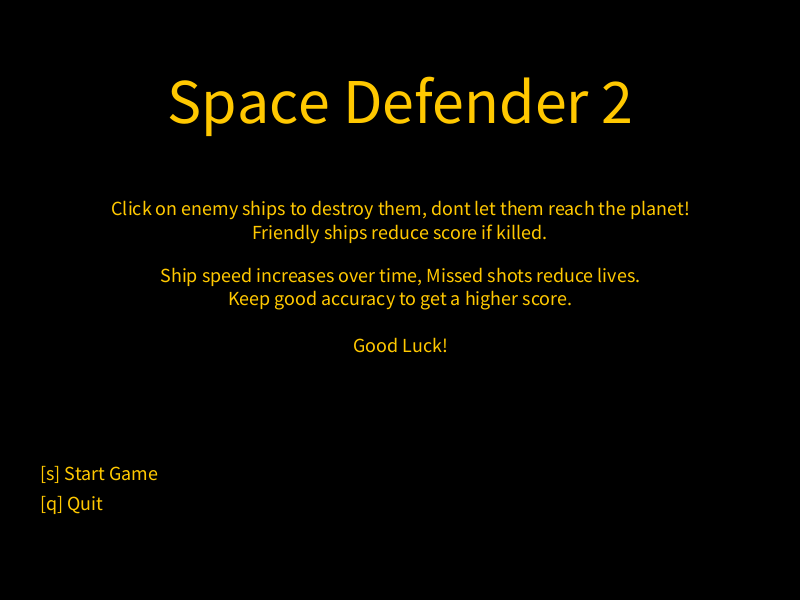
Frame 1 (no input)
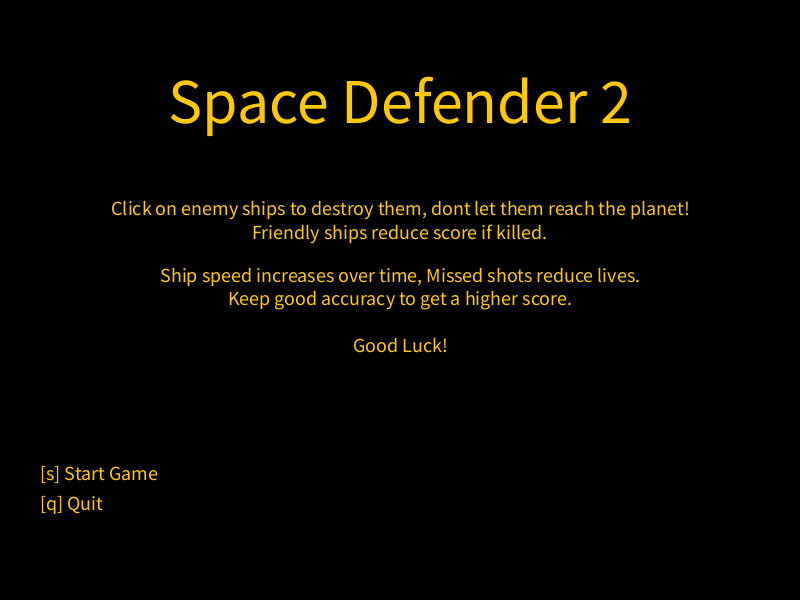
Frame 60 (the mouse pressed at the canvas centre just before this capture)
Frame 120 (the mouse held since frame 60 and released just before this capture): identical to frame 60, image omitted

The Processing sketch that drew these frames (run headless with seeded random() and noise(); from frame 60 on, the mouse is pressed at the canvas centre):

// Processing sketch: Space_Defence_Game_2
// ── Space_Defence_Game_2.pde
// Add 2 more background ships on either side that shoot at targets when they randomly dissapear

// Remake ships as they only face downwards now
// Make menu background

// ===== GAME SETTINGS ===== 
int infoAreaY = 80;
int maxLives = 20;
int targetCount = 5;

// Crosshair
PVector xHairSize = new PVector(3, 20);
int xHairGap = 10;
color xHairColor = color(255);

// Targets
int[] targetKillScoreValues = {4, -1};
int[] targetExpireScoreValues = {-2, 2}; // Point awards when targets die randomly or when touching the planet
int[] targetDamageValues = {-1, 1}; // Friendlies add lives when they make it to the planet
int targetMinLifeTime = 2;
int targetMaxLifeTime = 8;
float targetMinSpeed = 1;
float targetMaxSpeed = 2.5;
PVector[] targetSizeValues = {
  new PVector(40, 60),
  new PVector(50, 70)
};
int friendlySpawnChance = 25;

// ===== BACKGROUND OBJECT SETTINGS =====

// Far Background Ships
int farShipCount = 8;
PVector[] farShipSizes = {
  new PVector(100, 40), // 1 : 2.5 aspect ratio
  new PVector(100, 40)
};
PVector[][] farShipBounds = new PVector[farShipCount][farShipCount];

// Close Background Ships
PVector leftShipSize = new PVector(100, 60);
PVector rightShipSize = new PVector(100, 100);

// Stars
int starCount = 400;
color[] starColorList = {
  color(255, 255, 255),
  color(217, 243, 255),
  color(190, 229, 247),
  color(250, 222, 65),
  color(250, 167, 65),
  color(252, 123, 58),
  color(252, 81, 58),
};

// Moon
int moonSize = 100;
int craterCount = 15;
int craterMaxSize = 20;
int craterMinSize = 10;

// PlyShip
PVector plyShipSize = new PVector(50, 60);

// Station
PVector stationSize = new PVector(70, 40);
PVector stationPos;
boolean lightOn = false;
int lastLightTime = millis();

// Planet
PVector planetSize;
PVector planetPos;

// Menu Background

// ===== CURRENT ROUND VALUES =====

// Game
int gameState = 0; // 0 == start screen, 1 = game screen, 2 = end screen
int millisPassed;
int lastMilli;
PVector centrePos;

// Player
int score;
int kills;
int lives;
float shotsTaken;
float shotsHit;
PVector mousePos = new PVector(); // Make instance here instead of the draw function
PVector plyShipPos;

// Targets
int[] targetTypes = new int[targetCount];
PVector[] targetPositions = new PVector[targetCount];
PVector[] targetVelocities = new PVector[targetCount];
boolean[] targetStates = new boolean[targetCount];
int[] targetSpawnTimes = new int[targetCount];
int[] targetLifeTimes = new int[targetCount];

// Stars
PVector[] starPositions = new PVector[starCount];
float[] starSizes = new float[starCount];
color[] starColors = new color[starCount];

// Moon
PVector moonPos;
PVector[] craterPositions = new PVector[craterCount];
float[] craterSizes = new float[craterCount];

// Far Background Ships
PVector[] farShipPositions = new PVector[farShipCount];

// Close Background Ships
PVector leftShipPos;
PVector rightShipPos;

// ===== PROCESSING FUNCTIONS =====

void setup() {
  noCursor();
  size(800, 600);
  centrePos = new PVector(width * 0.5, height * 0.5 + infoAreaY * 0.5);
  stationPos = new PVector(width * 0.65, height * 0.6);
  moonPos = new PVector(width * 0.5, height * 0.6);
  leftShipPos = new PVector(width * 0.1, height * 0.65);
  rightShipPos = new PVector(width * 0.9, height * 0.65);
  plyShipPos = new PVector(0, height * 0.8);
  planetPos = new PVector(width * 0.5, height * 1.1);
  planetSize = new PVector(width * 2.2, height * 0.5); 
  
  farShipBounds[0] = new PVector[] { // Ships on the left
    new PVector(farShipSizes[0].x * 0.5, infoAreaY + farShipSizes[0].y * 0.5), // Minimum Coords
    new PVector(width * 0.5 - farShipSizes[0].x, height * 0.4 - farShipSizes[0].y * 0.5) // Maximum Coords
  };
  farShipBounds[1] = new PVector[] { // Ships on the right
    new PVector(width * 0.5 + farShipSizes[1].x * 0.5, infoAreaY + farShipSizes[1].y * 0.5),
    new PVector(width - farShipSizes[1].x * 0.5, height * 0.4 - farShipSizes[1].y * 0.5)
  };
}

void draw() {
  background(0);
  
  if (gameState == 2) {
    drawEndScreen();
  }
  
  if (gameState == 0) {
    drawStartScreen();
  }
  
  if (gameState == 1) {
    mousePos.x = mouseX;
    mousePos.y = max(mouseY, infoAreaY);
    plyShipPos.x = constrain(mouseX, plyShipSize.x * 0.5, width - plyShipSize.x * 0.5);
     
    drawStars();
    drawMoon();
    drawPlanet();
    drawSpaceStation();
    drawFarShips();
    drawCloseShips();
    drawPlyShip();
    
    runTargets();
    drawCrosshair();
    drawInfoArea();
    
    millisPassed += millis() - lastMilli;
    lastMilli = millis();
  }
}

void mousePressed() {
 if (gameState == 1) {
    shotsTaken++;
    drawShot(new PVector(plyShipPos.x - plyShipSize.x * 0.35, plyShipPos.y - plyShipSize.y * 0.3), mousePos, color(250, 210, 0));
    drawShot(new PVector(plyShipPos.x + plyShipSize.x * 0.35, plyShipPos.y - plyShipSize.y * 0.3), mousePos, color(250, 210, 0));
    boolean targetHit = false;
    for(int i = 0; i < targetCount; i++) {
      int type = targetTypes[i];
      if (checkCollision(targetPositions[i], targetSizeValues[type], mousePos)) {
        targetHit = true;
        killTarget(i);
      }
    }
    if (targetHit) {
      shotsHit++;  
    } else {
      updateLives(-1);  
    }
  }  
}

void keyPressed() {
 if (gameState == 2) {
    if (key == 'r') { // Start new round from end screen
      newRound();  
    }
    if (key == 'm') {
      gameState = 0; // Return to menu from end screen
    }
    if (key == 'q') { // Quit game from end screen
      exit();
    }
  }
  
  if (gameState == 0) {
    if (key == 'q') { // Quit game from start seceen
      exit();
    }
    if (key == 's') { // Start new round from start screen
      newRound();  
    }
  }
}

// ===== GAME FUNCTIONS =====

void newRound() {
  score = 0;
  kills = 0;
  lives = maxLives;
  shotsTaken = 0;
  shotsHit = 0;
  millisPassed = 0;
  lastMilli = millis();
  generateFarShips();
  generateMoonCraters();
  generateStars();
  gameState = 1;
}

void endRound() {
  gameState = 2;
}

void updateLives(int _lives) {
  //lives = min(maxLives, lives + _lives);
  if (lives <= 0) {
    endRound();  
  }
}

void updateScore(int _score) {
  score += _score;
}

void generateStars() {
  for (int i = 0; i < starCount; i++) {
    starPositions[i] = new PVector((int)random(width), (int)random(infoAreaY, height));
    starColors[i] = starColorList[floor(random(starColorList.length))];
    starSizes[i] = random(1, 3);
  }
}

void generateMoonCraters() {
  for (int i = 0; i < craterCount; i++) {
    float craterSize = random(craterMinSize, craterMaxSize);
    float magnitude = moonSize / random(2, 4) - craterSize * 0.5;
    PVector relativePos = new PVector(random(-1, 1), random(-1, 1)).setMag(magnitude);
    craterPositions[i] = PVector.add(moonPos, relativePos);
    craterSizes[i] = craterSize;
  }
}

void generateFarShips() {
  int lastY = (int)(farShipBounds[0][0].y + random(0, 60));  for(int i = 0; i < farShipCount / 2; i++) {
    farShipPositions[i] = new PVector((int)random(farShipBounds[0][0].x, farShipBounds[0][1].x), lastY);
    lastY += farShipSizes[0].y + (int)random(0, 20);
  }
  
  lastY = (int)(farShipBounds[1][0].y + random(0, 60));
  for(int i = farShipCount / 2; i < farShipCount; i++) {
    farShipPositions[i] = new PVector((int)random(farShipBounds[1][0].x, farShipBounds[1][1].x), lastY);
    lastY += farShipSizes[1].y + (int)random(0, 20); 
  }
}

// Ellipse overlap collision
boolean checkCollision(PVector pos1, PVector size1, PVector pos2, PVector size2) {
  if (abs(pos1.x - pos2.x) < abs((size1.x + size2.x) / 2) && abs(pos1.y - pos2.y) < abs((size1.y + size2.y) / 2)) {
    return true;
  }
  return false;
}

// Rectangular overlap with point
boolean checkCollision(PVector pos, PVector size, PVector point) {
  if (point.x < pos.x - size.x * 0.5 || point.x > pos.x + size.x * 0.5) {
    return false;
  }
  if (point.y < pos.y - size.y * 0.5 || point.y > pos.y + size.y * 0.5) {
    return false;
  }
  return true;
}

boolean randomBool() {
  return boolean((int)random(2));
}

String formatMillis(int millis) {
  int seconds = millis / 1000;
  return nf(seconds / 60, 2, 0) + " : " + nf((seconds % 60), 2, 0) + " : " + nf((millis) % 1000, 3, 0); 
}

int calcAccuracy() {
  if (shotsTaken == 0) {
    return 0;  
  }
  return round(shotsHit / shotsTaken * 100);
}

// ===== TARGET FUNCTIONS =====

void runTargets() {
  for(int i = 0; i < targetCount; i++) {
    int type = targetTypes[i];
    PVector pos = targetPositions[i];
    if (targetStates[i]) {
      target(pos.x, pos.y, type);
      pos.add(targetVelocities[i]);
      
      if (checkCollision(pos, targetSizeValues[type], planetPos, planetSize)) {
        despawnTarget(i);
        updateLives(targetDamageValues[type]);
      }
      
      if (millis() > targetSpawnTimes[i] + targetLifeTimes[i]) {
        drawShot(centrePos, targetPositions[i], color(255, 0, 0));
        despawnTarget(i);
      }
      
    } else {
      spawnTarget(i);
    }
  }
}

void spawnTarget(int index) {
  PVector pos = new PVector();
  
  int type = 0;
  if ((int)random(101) <= friendlySpawnChance) {
    type = 1;
  }
  
  PVector size = targetSizeValues[type];
  
  if (randomBool()) { // Spawn along X
    
    pos.y = infoAreaY + size.y * 0.5;
    pos.x = random(size.x * 0.5, width);
    
  } else { // spawn along Y
    
    if (randomBool()) {
      pos.x = size.x * 0.5; // Spawn on Left
    } else {
      pos.x = width - size.x * 0.5; // Spawn on Right
    }
    pos.y = random(infoAreaY + size.y, height * 0.5 - size.y * 0.5);
  }
  
  targetTypes[index] = type;
  targetPositions[index] = pos;
  targetVelocities[index] = PVector.sub(planetPos, pos).normalize().setMag(random(targetMinSpeed, targetMaxSpeed));
  targetSpawnTimes[index] = millis();
  targetLifeTimes[index] = (int)(random(targetMinLifeTime, targetMaxLifeTime) * 1000);
  targetStates[index] = true;
}

void despawnTarget(int index) { 
  targetStates[index] = false;
}

void killTarget(int index) {
  int type = targetTypes[index];
  if (type == 0) {
    kills++;
  }
  updateScore(targetKillScoreValues[type]);
  despawnTarget(index);
}

// ===== DRAW FUNCTIONS =====

void target(float x, float y, int typeOfTarget) {
  PVector size = targetSizeValues[typeOfTarget];
  noStroke();
  if (typeOfTarget == 0) { // Enemy
    fill(140, 130, 130);
    rect(x - size.x * 0.2, y - size.y * 0.25, size.x * 0.4, size.y * 0.4); // Middle
    fill(180, 0, 0);
    rect(x - size.x * 0.4, y + size.y * 0.1, size.x * 0.1, size.y * 0.3); // left Gun
    rect(x + size.x * 0.3, y + size.y * 0.1, size.x * 0.1, size.y * 0.3); // Right Gun
    fill(80);
    triangle( // Top Left
      x - size.x * 0.5, y - size.y * 0.1,
      x - size.x * 0.2, y - size.y * 0.5,
      x - size.x * 0.2, y - size.y * 0.1
    );
    triangle( // Top Right
      x + size.x * 0.2, y - size.y * 0.1,
      x + size.x * 0.2, y - size.y * 0.5,
      x + size.x * 0.5, y - size.y * 0.1
    );
    triangle( // Bottom Left
      x - size.x * 0.5, y - size.y * 0.1,
      x - size.x * 0.2, y + size.y * 0.5,
      x - size.x * 0.2, y - size.y * 0.1
    );
    triangle( // Bottom Right
      x + size.x * 0.2, y - size.y * 0.1,
      x + size.x * 0.2, y + size.y * 0.5,
      x + size.x * 0.5, y - size.y * 0.1
    );
    fill(180, 0, 0);
    triangle( // Glass
      x, y + size.y * 0.1,
      x - size.x * 0.2, y - size.y * 0.2,
      x + size.x * 0.2, y - size.y * 0.2
    );
    
  } else { // Friendly
 
    fill(80);
    rect(x - size.x * 0.25, y - size.y * 0.25, size.x * 0.5, size.y * 0.4); // Middle
    rect(x - size.x * 0.5, y - size.y * 0.5, size.x * 0.25, size.y * 0.5); // Top Left
    rect(x + size.x * 0.25, y - size.y * 0.5, size.x * 0.25, size.y * 0.5); // Top Right
    rect(x - size.x * 0.1, y + size.y * 0.1, size.x * 0.2, size.y * 0.4); // Bottom Middle
    fill(255, 195, 40);
    triangle( // Bottom Left
      x - size.x * 0.1, y + size.y * 0.5,
      x - size.x * 0.25, y + size.y * 0.15,
      x - size.x * 0.1, y + size.y * 0.15
    );
    triangle( // Bottom Right
      x + size.x * 0.1, y + size.y * 0.5,
      x + size.x * 0.25, y + size.y * 0.15,
      x + size.x * 0.1, y + size.y * 0.15
    );
    triangle( // Top Middle Left
      x - size.x * 0.25, y - size.y * 0.25,
      x, y - size.y * 0.25,
      x, y - size.y * 0.4
    );
    triangle( // Top Middle Right
      x, y - size.y * 0.4,
      x, y - size.y * 0.25,
      x + size.x * 0.25, y - size.y * 0.25
    );
    rect(x - size.x * 0.425, y, size.x * 0.1, size.y * 0.25); // Left Gun
    rect(x + size.x * 0.325, y, size.x * 0.1, size.y * 0.25); // Left Gun
    
    rect(x - size.x * 0.05, y - size.y * 0.18, size.x * 0.1, size.y * 0.25); // Symbol Vertical
    rect(x - size.x * 0.175, y - size.y * 0.1, size.x * 0.35, size.y * 0.08); // Symbol Horizontal
  }
}

void drawStartScreen() {
  fill(255, 200, 0);
  textAlign(CENTER, CENTER);
  textSize(64);
  text("Space Defender 2", centrePos.x, centrePos.y - height * 0.4);
  textSize(20);
  text("Click on enemy ships to destroy them, dont let them reach the planet!\nFriendly ships reduce score if killed.", 
        centrePos.x, centrePos.y - height * 0.2);
  text("Ship speed increases over time, Missed shots reduce lives.\nKeep good accuracy to get a higher score.\n\nGood Luck!", 
        centrePos.x, centrePos.y - height * 0.05); 
  textAlign(LEFT);
  text("[s] Start Game", width * 0.05, height * 0.8);
  text("[q] Quit", width * 0.05, height * 0.85);
}

void drawEndScreen() {
  fill(255, 200, 0);  
  textAlign(CENTER);
  textSize(64);
  text("Game Over!", centrePos.x, centrePos.y - height * 0.4);
  textSize(40);
  text("Score: " + score, centrePos.x, centrePos.y - height * 0.3);
  text("Kills: " + kills, centrePos.x, centrePos.y - height * 0.2);
  text("Accuracy: " + calcAccuracy() + "%", centrePos.x, centrePos.y - height * 0.1);
  text("Time: " + formatMillis(millisPassed), centrePos.x, centrePos.y);
  text("Final Score: " + ceil(score - (score * ( 1 - (calcAccuracy() / 100.)))), centrePos.x, centrePos.y + height * 0.1); // Multiplies score by accuracy
  textAlign(LEFT);
  textSize(20);
  text("[r] New Round", width * 0.05, height * 0.8);
  text("[m] Title Screen", width * 0.05, height * 0.85);
  text("[q] Quit", width * 0.05, height * 0.9);
}

void drawInfoArea() {
  noStroke();
  fill(20);
  rect(0, 0, width, infoAreaY);
  textSize(24);
  fill(255);
  textAlign(CENTER, TOP);
  text("Space Defender 2", centrePos.x, infoAreaY / 5);
  text(formatMillis(millisPassed), centrePos.x, infoAreaY * 0.5);
  text("Score\n" + score, width * 0.05, infoAreaY / 4);
  text("Kills\n" + kills, width * 0.15, infoAreaY / 4);
  text("Accuracy\n " + calcAccuracy() + "%", width * 0.28, infoAreaY * 0.25);
  text("Lives", width * 0.85, infoAreaY / 4);
  drawLivesBar(new PVector(width * 0.85, infoAreaY * 0.6), new PVector(5, 5), 10, lives);
}

void drawLivesBar(PVector pos, PVector size, float iconDistance, int lives) {
  float barWidth = size.x + iconDistance * (lives + 1);
  float barCentre = barWidth * 0.5 - (size.x * 0.5);
  for (int i = 1; i <= lives; i++) { 
    fill(0, 255, 0);
    rect(pos.x - size.x * 0.5 - barCentre + iconDistance * i, pos.y, size.x, size.y);
  }
}

void drawCrosshair() {
  for(int i = 0; i < targetCount; i++) {
    int type = targetTypes[i];
    if (checkCollision(targetPositions[i], targetSizeValues[type], mousePos)) {
      if (type == 0) {
        xHairColor = color(255, 0, 0);
      } else {
        xHairColor = color(0, 255, 0); 
      }
      break;
    } else {
      xHairColor = color(255);
    }
  }

  stroke(xHairColor);
  strokeWeight(xHairSize.x);
  line(mousePos.x - xHairGap, mousePos.y, mousePos.x - xHairGap - xHairSize.y, mousePos.y); // Left
  line(mousePos.x + xHairGap, mousePos.y, mousePos.x + xHairGap + xHairSize.y, mousePos.y); // Right
  line(mousePos.x, mousePos.y - xHairGap, mousePos.x, mousePos.y - xHairGap - xHairSize.y); // Top  
  line(mousePos.x, mousePos.y + xHairGap, mousePos.x, mousePos.y + xHairGap + xHairSize.y); // Bottom  
  
  noFill();
  circle(mousePos.x, mousePos.y, xHairSize.y); // Ring
  stroke(250, 210, 0);
  strokeWeight(xHairSize.x * 2);
  point(mousePos.x, mousePos.y); // Centre
}

void drawShot(PVector startPos, PVector endPos, color col) {
  strokeWeight(3);
  stroke(col);
  line(startPos.x, startPos.y, endPos.x, endPos.y);
  fill(255, 85, 0);
  noStroke();
  circle(endPos.x, endPos.y, 15);
}

void drawFarShips() {
  for(int i = 0; i < farShipPositions.length; i++) {
    PVector pos = farShipPositions[i];
    PVector size;
    boolean drawShot = ((int)random(101) <= 1); // % chance for a ship to "shoot" another when it is drawn

    if (i <= farShipCount / 2 - 1) { //Left Ships
      size = farShipSizes[0];
      fill(140, 130, 130);
      rect(pos.x - size.x * 0.45, pos.y, size.x * 0.2, size.y * 0.3); // Back Middle
      fill(80);
      rect(pos.x - size.x * 0.45, pos.y - size.y * 0.25, size.x * 0.15, size.y * 0.2); // Back Top
      rect(pos.x - size.x * 0.4, pos.y - size.y * 0.5, size.x * 0.05, size.y * 0.25); // Back Middle Top
      rect(pos.x - size.x * 0.35, pos.y - size.y * 0.5, size.x * 0.05, size.y * 0.1); // Right Top
      triangle( // Back Top
        pos.x - size.x * 0.45, 
        pos.y - size.y * 0.25,
        pos.x - size.x * 0.4, 
        pos.y - size.y * 0.5,
        pos.x - size.x * 0.4, 
        pos.y - size.y * 0.25
      );
      fill(80);
      triangle( // Back Top
        pos.x - size.x * 0.35, 
        pos.y - size.y * 0.25,
        pos.x - size.x * 0.35, 
        pos.y - size.y * 0.5,
        pos.x - size.x * 0.3, 
        pos.y - size.y * 0.25
      );
      triangle( // Top Half
        pos.x - size.x * 0.5, 
        pos.y - size.y * 0.2,
        pos.x - size.x * 0.4,
        pos.y + size.y * 0.1,
        pos.x + size.x * 0.5,
        pos.y + size.y * 0.1
       );
      triangle( // Bottom Half
        pos.x - size.x * 0.5, 
        pos.y + size.y * 0.5,
        pos.x - size.x * 0.4,
        pos.y + size.y * 0.2,
        pos.x + size.x * 0.5,
        pos.y + size.y * 0.2
       );
      fill(180, 0, 0);
      triangle( // 
        pos.x - size.x * 0.38, 
        pos.y - size.y * 0.05,
        pos.x - size.x * 0.38, 
        pos.y - size.y * 0.3,
        pos.x - size.x * 0.12, 
        pos.y - size.y * 0.05
      );
      fill(140, 130, 130);
      rect(pos.x - size.x * 0.4, pos.y + size.y * 0.1, size.x * 0.8, size.y * 0.1); // Middle
      
      if (drawShot) {
        int index = (int)random(farShipCount * 0.5, farShipCount);
        PVector tPos = farShipPositions[index];
        PVector tSize = farShipSizes[0];
        PVector startPos = new PVector(random(pos.x - size.x * 0.5, pos.x + size.x * 0.5), random(pos.y - size.y * 0.5, pos.y + size.y * 0.5));
        PVector endPos = new PVector(random(tPos.x - tSize.x * 0.5, tPos.x + tSize.x * 0.5), random(tPos.y - tSize.y * 0.5, tPos.y + tSize.y * 0.5));
        drawShot(startPos, endPos, color(255, 100, 80));
      }
      
    } else { // Right Ships
      size = farShipSizes[1];
      fill(80);
      rect(pos.x - size.x * 0.4, pos.y - size.y * 0.3, size.x * 0.12, size.y * 0.4); // Front
      rect(pos.x - size.x * 0.3, pos.y - size.y * 0.34, size.x * 0.12, size.y * 0.65); // Front - 1
      rect(pos.x - size.x * 0.2, pos.y - size.y * 0.425, size.x * 0.55, size.y * 0.85); // Middle
      rect(pos.x + size.x * 0.2, pos.y - size.y * 0.5, size.x * 0.3, size.y * 0.2); // Top Back
      rect(pos.x + size.x * 0.2, pos.y + size.y * 0.3, size.x * 0.3, size.y * 0.2); // Bottom Back
      fill(140, 130, 130);
      rect(pos.x - size.x * 0.5, pos.y - size.y * 0.25, size.x * 0.1, size.y * 0.05); // Top Antenna
      rect(pos.x - size.x * 0.48, pos.y - size.y * 0.05, size.x * 0.08, size.y * 0.05); // Middle Antenna
      rect(pos.x - size.x * 0.45, pos.y + size.y * 0.2, size.x * 0.15, size.y * 0.05); // Bottom Antenna
      rect(pos.x + size.x * 0.35, pos.y - size.y * 0.25, size.x * 0.1, size.y * 0.2); // Top Thruster
      rect(pos.x + size.x * 0.35, pos.y + size.y * 0.05, size.x * 0.1, size.y * 0.2); // Bottom Thruster
      fill(255, 195, 40);
      rect(pos.x - size.x * 0.15, pos.y - size.y * 0.3, size.x * 0.4, size.y * 0.2); // Top Middle
      rect(pos.x - size.x * 0.15, pos.y + size.y * 0.1, size.x * 0.4, size.y * 0.2); // Bottom Middle
      triangle( // Top Back
        pos.x + size.x * 0.35, 
        pos.y - size.y * 0.3,
        pos.x + size.x * 0.5, 
        pos.y - size.y * 0.3,  
        pos.x + size.x * 0.35, 
        pos.y - size.y * 0.1
      );
      triangle( // Bottom Back
        pos.x + size.x * 0.35, 
        pos.y + size.y * 0.3,
        pos.x + size.x * 0.5, 
        pos.y + size.y * 0.3,  
        pos.x + size.x * 0.35, 
        pos.y + size.y * 0.1
      );
      
      if (drawShot) {
        int index = (int)random(farShipCount * 0.5);
        PVector tPos = farShipPositions[index];
        PVector tSize = farShipSizes[1];
        PVector startPos = new PVector(random(pos.x - size.x * 0.5, pos.x + size.x * 0.5), random(pos.y - size.y * 0.5, pos.y + size.y * 0.5));
        PVector endPos = new PVector(random(tPos.x - tSize.x * 0.5, tPos.x + tSize.x * 0.5), random(tPos.y - tSize.y * 0.5, tPos.y + tSize.y * 0.5));
        drawShot(startPos, endPos, color(80, 255, 115));
      }
    } 
  }
}

void drawCloseShips() {
  // Left Ship
  fill(255);
  //rect(leftShipPos.x - leftShipSize.x * 0.5, leftShipPos.y - leftShipSize.y * 0.5, leftShipSize.x, leftShipSize.y);
  fill(80);
  rect(leftShipPos.x - leftShipSize.x * 0.1, leftShipPos.y - leftShipSize.y * 0.3, leftShipSize.x * 0.2, leftShipSize.y * 0.6); // Middle
  fill(180, 0, 0);
  rect(leftShipPos.x + leftShipSize.x * 0.1, leftShipPos.y - leftShipSize.y * 0.05, leftShipSize.x * 0.3, leftShipSize.y * 0.1); // Gun
  triangle( // Top Left
    leftShipPos.x - leftShipSize.x * 0.4, leftShipPos.y - leftShipSize.y * 0.3,
    leftShipPos.x, leftShipPos.y - leftShipSize.y * 0.5,
    leftShipPos.x, leftShipPos.y - leftShipSize.y * 0.3
  );
  triangle( // Top Right
    leftShipPos.x, leftShipPos.y - leftShipSize.y * 0.3,
    leftShipPos.x, leftShipPos.y - leftShipSize.y * 0.5,
    leftShipPos.x + leftShipPos.x * 0.6, leftShipPos.y - leftShipSize.y * 0.3
  );
  triangle( // Bottom Left
    leftShipPos.x - leftShipSize.x * 0.4, leftShipPos.y + leftShipSize.y * 0.3,
    leftShipPos.x, leftShipPos.y + leftShipSize.y * 0.5,
    leftShipPos.x, leftShipPos.y + leftShipSize.y * 0.3
  );
  triangle( // Bottom Right
    leftShipPos.x, leftShipPos.y + leftShipSize.y * 0.3,
    leftShipPos.x, leftShipPos.y + leftShipSize.y * 0.5,
    leftShipPos.x + leftShipPos.x * 0.6, leftShipPos.y + leftShipSize.y * 0.3
  );
  fill(80);
  triangle( // Top Middle Left
    leftShipPos.x - leftShipSize.x * 0.5, leftShipPos.y - leftShipSize.y * 0.1,
    leftShipPos.x - leftShipSize.x * 0.1, leftShipPos.y - leftShipSize.y * 0.3,
    leftShipPos.x - leftShipSize.x * 0.1, leftShipPos.y - leftShipSize.y * 0.1
  );
  triangle( // Bottom Middle Left
    leftShipPos.x - leftShipSize.x * 0.5, leftShipPos.y + leftShipSize.y * 0.1,
    leftShipPos.x - leftShipSize.x * 0.1, leftShipPos.y + leftShipSize.y * 0.3,
    leftShipPos.x - leftShipSize.x * 0.1, leftShipPos.y + leftShipSize.y * 0.1
  );
  triangle( // Top Middle Right
    leftShipPos.x + leftShipSize.x * 0.1, leftShipPos.y - leftShipSize.y * 0.15,
    leftShipPos.x + leftShipSize.x * 0.1, leftShipPos.y - leftShipSize.y * 0.3,
    leftShipPos.x + leftShipSize.x * 0.5, leftShipPos.y - leftShipSize.y * 0.15
  );
  triangle( // Bottom Middle Right
    leftShipPos.x + leftShipSize.x * 0.1, leftShipPos.y + leftShipSize.y * 0.15,
    leftShipPos.x + leftShipSize.x * 0.1, leftShipPos.y + leftShipSize.y * 0.3,
    leftShipPos.x + leftShipSize.x * 0.5, leftShipPos.y + leftShipSize.y * 0.15
  );

  
  stroke(255, 0, 0);
  strokeWeight(2);
  noStroke();
  
    
  // Right Ship
  rect(rightShipPos.x - rightShipSize.x * 0.5, rightShipPos.y - rightShipSize.y * 0.5, rightShipSize.x, rightShipSize.y);  
}

void drawStars() {
  for (int i = 0; i < starCount; i++)  {
    fill(starColors[i]);
    noStroke();
    circle(starPositions[i].x, starPositions[i].y, starSizes[i]);
  }
}

void drawMoon() {
  fill(220);
  circle(moonPos.x, moonPos.y, moonSize);
  for (int i = 0; i < craterCount; i++) {
    fill(170); 
    circle(craterPositions[i].x, craterPositions[i].y, craterSizes[i]);  
  }
}

void drawPlanet() {
  fill(150, 218, 240);
  ellipse(planetPos.x, planetPos.y, planetSize.x, planetSize.y);
  fill(12, 175, 0);  
  ellipse(planetPos.x, planetPos.y + height * 0.05, planetSize.x, planetSize.y);
}

void drawPlyShip() {
  fill(80);
  rect(plyShipPos.x - plyShipSize.x * 0.1, plyShipPos.y - plyShipSize.y * 0.5, plyShipSize.x * 0.2, plyShipSize.y * 0.25); // Middle Top
  rect(plyShipPos.x - plyShipSize.x * 0.2, plyShipPos.y - plyShipSize.y * 0.25, plyShipSize.x * 0.4, plyShipSize.y * 0.4); // Middle
  rect(plyShipPos.x - plyShipSize.x * 0.15, plyShipPos.y + plyShipSize.y * 0.15, plyShipSize.x * 0.3, plyShipSize.y * 0.1); // Middle Bottom
  fill(255, 195, 40);
  rect(plyShipPos.x - plyShipSize.x * 0.4, plyShipPos.y + plyShipSize.y * 0.2, plyShipSize.x * 0.15, plyShipSize.y * 0.25); // Left Thruster
  rect(plyShipPos.x + plyShipSize.x * 0.25, plyShipPos.y + plyShipSize.y * 0.2, plyShipSize.x * 0.15, plyShipSize.y * 0.25); // Right Thruster
  fill(80);
  rect(plyShipPos.x - plyShipSize.x * 0.4, plyShipPos.y - plyShipSize.y * 0.3, plyShipSize.x * 0.1, plyShipSize.y * 0.3); // Left Gun
  rect(plyShipPos.x + plyShipSize.x * 0.3, plyShipPos.y - plyShipSize.y * 0.3, plyShipSize.x * 0.1, plyShipSize.y * 0.3); // Right Gun
  fill(255, 195, 40);
  triangle( // Top Left
    plyShipPos.x - plyShipSize.x * 0.2, plyShipPos.y - plyShipSize.y * 0.25,
    plyShipPos.x - plyShipSize.x * 0.1, plyShipPos.y - plyShipSize.y * 0.5,
    plyShipPos.x - plyShipSize.x * 0.1, plyShipPos.y - plyShipSize.y * 0.25
  );
  triangle( // Top Right
    plyShipPos.x + plyShipSize.x * 0.1, plyShipPos.y - plyShipSize.y * 0.25,
    plyShipPos.x + plyShipSize.x * 0.1, plyShipPos.y - plyShipSize.y * 0.5,
    plyShipPos.x + plyShipSize.x * 0.2, plyShipPos.y - plyShipSize.y * 0.25
  );
  
  triangle( // Middle Left
    plyShipPos.x - plyShipSize.x * 0.5, plyShipPos.y + plyShipSize.y * 0.15,
    plyShipPos.x - plyShipSize.x * 0.2, plyShipPos.y - plyShipSize.y * 0.25,
    plyShipPos.x - plyShipSize.x * 0.2, plyShipPos.y + plyShipSize.y * 0.15
  );
  triangle( // Middle Right
    plyShipPos.x + plyShipSize.x * 0.2, plyShipPos.y + plyShipSize.y * 0.15,    
    plyShipPos.x + plyShipSize.x * 0.2, plyShipPos.y - plyShipSize.y * 0.25,
    plyShipPos.x + plyShipSize.x * 0.5, plyShipPos.y + plyShipSize.y * 0.15
  );
  fill(80);
  triangle( // Bottom Left
    plyShipPos.x - plyShipSize.x * 0.5, plyShipPos.y + plyShipSize.y * 0.15,
    plyShipPos.x - plyShipSize.x * 0.2, plyShipPos.y + plyShipSize.y * 0.15,
    plyShipPos.x - plyShipSize.x * 0.5, plyShipPos.y + plyShipSize.y * 0.5

  );
  triangle( // Bottom Right
    plyShipPos.x + plyShipSize.x * 0.2, plyShipPos.y + plyShipSize.y * 0.15, 
    plyShipPos.x + plyShipSize.x * 0.5, plyShipPos.y + plyShipSize.y * 0.15,
    plyShipPos.x + plyShipSize.x * 0.5, plyShipPos.y + plyShipSize.y * 0.5
  );
}

void drawSpaceStation() {
  fill(80);
  rect(stationPos.x - stationSize.x * 0.5, stationPos.y - stationSize.y * 0.2, stationSize.x * 0.3, stationSize.y * 0.6); // Left
  rect(stationPos.x + stationSize.x * 0.3, stationPos.y - stationSize.y * 0.5, stationSize.x * 0.2, stationSize.y); // Right
  rect(stationPos.x - stationSize.x * 0.2, stationPos.y, stationSize.x * 0.5, stationSize.y * 0.25); // Middle
  fill(255, 195, 40);
  rect(stationPos.x + stationSize.x * 0.35, stationPos.y - stationSize.y * 0.4, stationSize.x * 0.1, stationSize.y * 0.8); // Right Light
  fill(80);
  rect(stationPos.x - stationSize.x * 0.45, stationPos.y - stationSize.y * 0.5, stationSize.x * 0.05, stationSize.y * 0.4); // Left antenna
  rect(stationPos.x - stationSize.x * 0.35, stationPos.y - stationSize.y * 0.3, stationSize.x * 0.05, stationSize.y * 0.15); // Right antenna
  
  if (millis() > lastLightTime + 1000){
    lightOn = !lightOn;
    lastLightTime = millis();
  } 
  
  if (lightOn) {
    fill(0, 255, 0);
  } else {
    fill(100); 
  }
  
  rect(stationPos.x - stationSize.x * 0.45, stationPos.y - stationSize.y * 0.5, stationSize.x * 0.05, stationSize.y * 0.1); // Left antenna Light

  for (int i = 0; i < 3; i++) { // Left Lights
    float posY = stationPos.y + stationSize.y * (0.25 - i * 0.2);
    for (int k = 0; k < 3; k++) {
      float posX = stationPos.x - stationSize.x * (0.275 + k * 0.1);
      fill(255, 195, 40);
      rect(posX, posY, stationSize.x * 0.05, stationSize.y * 0.1);
    }
  }
}
